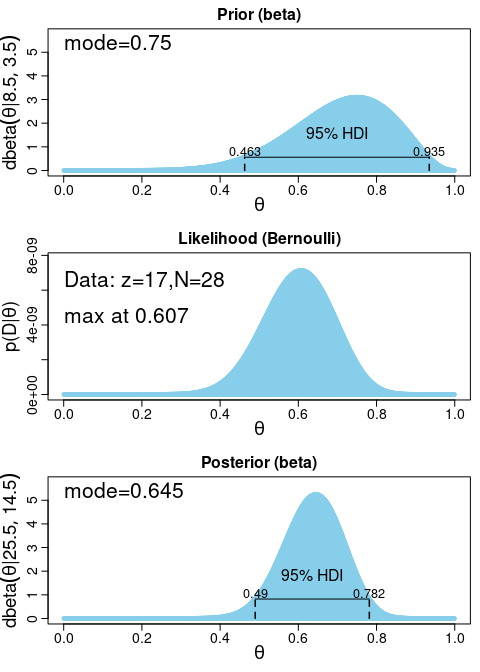

R code for this plot:
source("DBDA2E-utilities.R")  # Load definitions of graphics functions etc.
source("BernBeta.R")          # Load the definition of the BernBeta function

# Specify the prior:
t = 0.75             # Specify the prior MODE.
n = 25               # Specify the effective prior sample size.
a = t*(n-2) + 1      # Convert to beta shape parameter a.
b = (1-t)*(n-2) + 1  # Convert to beta shape parameter b.

Prior = c(a,b)       # Specify Prior as vector with the two shape parameters.

# Specify the data:
N = 20                         # The total number of flips.
z = 17                         # The number of heads.
Data = c(rep(0,N-z),rep(1,z))  # Convert N and z into vector of 0's and 1's.

openGraph(width=5,height=7)
posterior = BernBeta( priorBetaAB=Prior, Data=Data , plotType="Bars" , 
                      showCentTend="Mode" , showHDI=TRUE , showpD=FALSE )
saveGraph(file="BernBetaExample",type="png")
###
# Ex1 use mode=0.75 kappa = 12  as prior to run C vs python experiment
#



############### Erdogmu Exp1 use prior Beta mode=0.75 kappa=12

# Specify the prior:
t = 0.75             # Specify the prior MODE.
n = 12              # Specify the effective prior sample size.
a = t*(n-2) + 1      # Convert to beta shape parameter a.
b = (1-t)*(n-2) + 1  # Convert to beta shape parameter b.

Prior = c(a,b)       # Specify Prior as vector with the two shape parameters.

# Specify the data:
N = 28                         # The total number of flips.
z = 17                         # The number of heads.
Data = c(rep(0,N-z),rep(1,z))  # Convert N and z into vector of 0's and 1's.

openGraph(width=5,height=7)
posterior = BernBeta( priorBetaAB=Prior, Data=Data , plotType="Bars" , 
                      showCentTend="Mode" , showHDI=TRUE , showpD=FALSE )
saveGraph(file="BernBetaEx3",type="png")

#### repeat 1  19 / 25

a = 25.5    
b = 14.5  

Prior = c(a,b)       # Specify Prior as vector with the two shape parameters.

# Specify the data:
N = 25                        # The total number of flips.
z = 19                         # The number of heads.
Data = c(rep(0,N-z),rep(1,z))  # Convert N and z into vector of 0's and 1's.

openGraph(width=5,height=7)
posterior = BernBeta( priorBetaAB=Prior, Data=Data , plotType="Bars" , 
                      showCentTend="Mode" , showHDI=TRUE , showpD=FALSE )
saveGraph(file="BernBetaEx3Rep1",type="png")


#### repeat 2  8 / 12

a = 44.5  
b = 20.5

Prior = c(a,b)       # Specify Prior as vector with the two shape parameters.

# Specify the data:
N = 12                       # The total number of flips.
z = 8                        # The number of heads.
Data = c(rep(0,N-z),rep(1,z))  # Convert N and z into vector of 0's and 1's.

openGraph(width=5,height=7)
posterior = BernBeta( priorBetaAB=Prior, Data=Data , plotType="Bars" , 
                      showCentTend="Mode" , showHDI=TRUE , showpD=FALSE )
saveGraph(file="BernBetaRepEx3Rep2",type="png")









#### repeat 3  9 / 12

a = 52.5 
b = 24.5

Prior = c(a,b)       # Specify Prior as vector with the two shape parameters.

# Specify the data:
N = 12                       # The total number of flips.
z = 9                        # The number of heads.
Data = c(rep(0,N-z),rep(1,z))  # Convert N and z into vector of 0's and 1's.

openGraph(width=5,height=7)
posterior = BernBeta( priorBetaAB=Prior, Data=Data , plotType="Bars" , 
                      showCentTend="Mode" , showHDI=TRUE , showpD=FALSE )
saveGraph(file="BernBetaEx3Rep3",type="png")

#### repeat 4  8 / 11

a = 61.5 
b = 27.5

Prior = c(a,b)       # Specify Prior as vector with the two shape parameters.

# Specify the data:
N = 11                       # The total number of flips.
z = 8                        # The number of heads.
Data = c(rep(0,N-z),rep(1,z))  # Convert N and z into vector of 0's and 1's.

openGraph(width=5,height=7)
posterior = BernBeta( priorBetaAB=Prior, Data=Data , plotType="Bars" , 
                      showCentTend="Mode" , showHDI=TRUE , showpD=FALSE )
saveGraph(file="BernBetaEx3Rep4",type="png")


#### repeat 5  7 out of 10

a = 69.5 
b = 30.5

Prior = c(a,b)       # Specify Prior as vector with the two shape parameters.

# Specify the data:
N = 10                       # The total number of flips.
z = 7                        # The number of heads.
Data = c(rep(0,N-z),rep(1,z))  # Convert N and z into vector of 0's and 1's.

openGraph(width=5,height=7)
posterior = BernBeta( priorBetaAB=Prior, Data=Data , plotType="Bars" , 
                      showCentTend="Mode" , showHDI=TRUE , showpD=FALSE )
saveGraph(file="BernBetaEx3Rep5",type="png")

#### repeat 6  8 of 10

a = 76.5 
b = 33.5

Prior = c(a,b)       # Specify Prior as vector with the two shape parameters.

# Specify the data:
N = 10                       # The total number of flips.
z = 8                        # The number of heads.
Data = c(rep(0,N-z),rep(1,z))  # Convert N and z into vector of 0's and 1's.

openGraph(width=5,height=7)
posterior = BernBeta( priorBetaAB=Prior, Data=Data , plotType="Bars" , 
                      showCentTend="Mode" , showHDI=TRUE , showpD=FALSE )
saveGraph(file="BernBetaEx3Rep6",type="png")

#### repeat 7  4 / 5

a = 84.5 
b = 35.5

Prior = c(a,b)       # Specify Prior as vector with the two shape parameters.

# Specify the data:
N = 5                       # The total number of flips.
z = 4                        # The number of heads.
Data = c(rep(0,N-z),rep(1,z))  # Convert N and z into vector of 0's and 1's.

openGraph(width=5,height=7)
posterior = BernBeta( priorBetaAB=Prior, Data=Data , plotType="Bars" , 
                      showCentTend="Mode" , showHDI=TRUE , showpD=FALSE )
saveGraph(file="BernBetaEx3Rep7",type="png")
